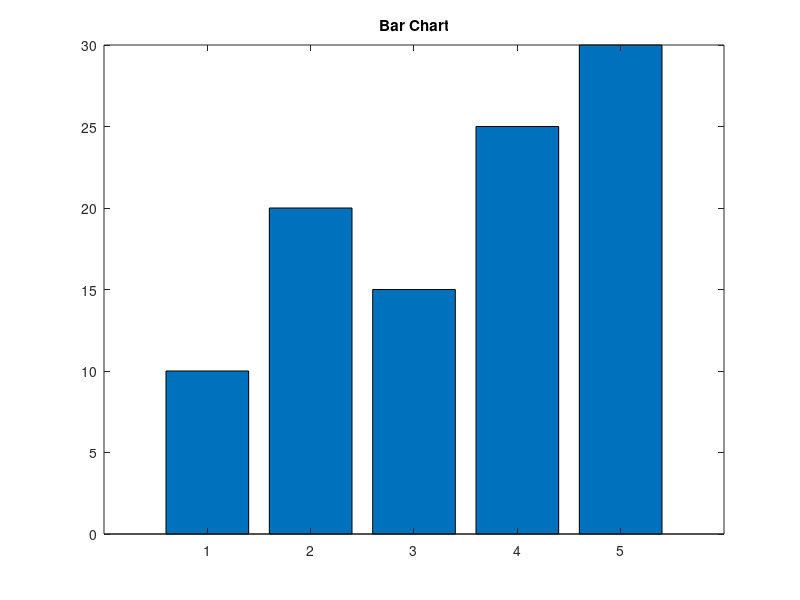

MATLAB code for this plot:
%Scatter and Bar Plots

x = 1:5;
y = [10 20 15 25 30];

scatter(x,y,'filled')
title('Scatter Plot')

bar(x,y)
title('Bar Chart')